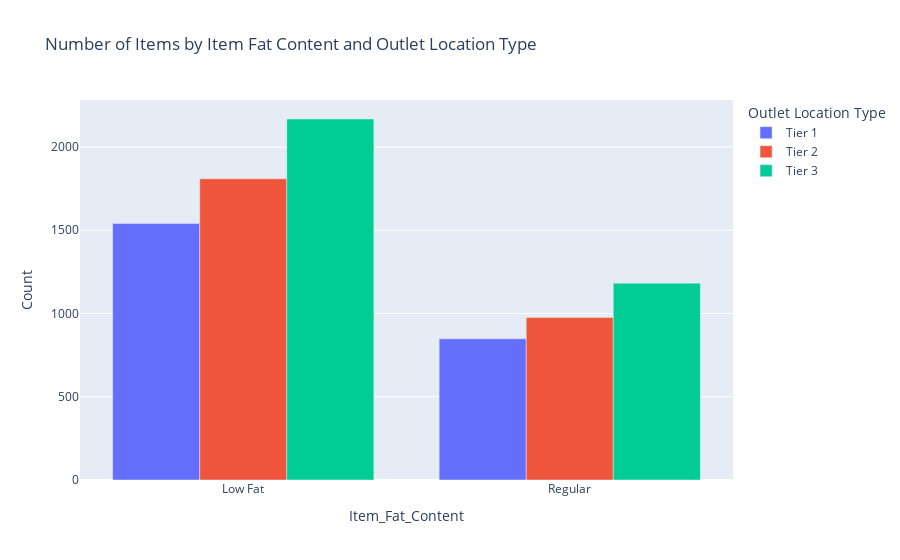

The code cell stored with this chart in its notebook:
### Code cell
# Create a Clustered Bar Chart: Number of items by Item Fat Content and Outlet Location Type
fat_content_location_count = df.groupby(['Item_Fat_Content', 'Outlet Location Type']).size().reset_index(name='Count')
clustered_bar_chart1 = px.bar(fat_content_location_count, 
                              x='Item_Fat_Content', 
                              y='Count', 
                              color='Outlet Location Type', 
                              barmode='group', 
                              title='Number of Items by Item Fat Content and Outlet Location Type')
clustered_bar_chart1.show()

### Figure 1 — Plotly figure (JSON) as saved in the notebook; plotly's stock layout.template omitted (floating-point values rounded to 4 significant figures)
{"data": [{"alignmentgroup": "True", "hovertemplate": "Outlet Location Type=Tier 1<br>Item_Fat_Content=%{x}<br>Count=%{y}<extra></extra>", "legendgroup": "Tier 1", "marker": {"color": "#636efa", "pattern": {"shape": ""}}, "name": "Tier 1", "offsetgroup": "Tier 1", "orientation": "v", "showlegend": true, "textposition": "auto", "type": "bar", "x": ["Low Fat", "Regular"], "xaxis": "x", "y": [1540, 848], "yaxis": "y"}, {"alignmentgroup": "True", "hovertemplate": "Outlet Location Type=Tier 2<br>Item_Fat_Content=%{x}<br>Count=%{y}<extra></extra>", "legendgroup": "Tier 2", "marker": {"color": "#EF553B", "pattern": {"shape": ""}}, "name": "Tier 2", "offsetgroup": "Tier 2", "orientation": "v", "showlegend": true, "textposition": "auto", "type": "bar", "x": ["Low Fat", "Regular"], "xaxis": "x", "y": [1809, 976], "yaxis": "y"}, {"alignmentgroup": "True", "hovertemplate": "Outlet Location Type=Tier 3<br>Item_Fat_Content=%{x}<br>Count=%{y}<extra></extra>", "legendgroup": "Tier 3", "marker": {"color": "#00cc96", "pattern": {"shape": ""}}, "name": "Tier 3", "offsetgroup": "Tier 3", "orientation": "v", "showlegend": true, "textposition": "auto", "type": "bar", "x": ["Low Fat", "Regular"], "xaxis": "x", "y": [2168, 1182], "yaxis": "y"}], "layout": {"barmode": "group", "legend": {"title": {"text": "Outlet Location Type"}, "tracegroupgap": 0}, "title": {"text": "Number of Items by Item Fat Content and Outlet Location Type"}, "xaxis": {"anchor": "y", "domain": [0, 1], "title": {"text": "Item_Fat_Content"}}, "yaxis": {"anchor": "x", "domain": [0, 1], "title": {"text": "Count"}}}}
